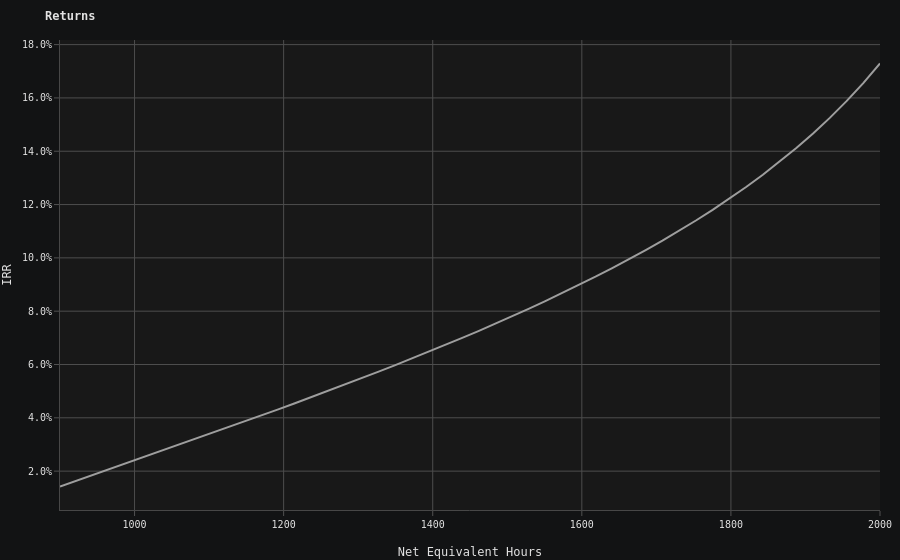

Write notebook code for a chart like this one.
### Code cell
fig = go.Figure()

fig.add_trace(go.Scatter(
    x= df[('input', 'net_equivalent_hours')],
    y= df[('output', 'irr')],
    
))

fig.update_layout(
    title="Returns",
    xaxis=dict(
        title="Net Equivalent Hours",
        tickformat=".0f"
    ),
    yaxis=dict(
        title="IRR",
        tickformat=".1%"
    )
)

fig.show()
